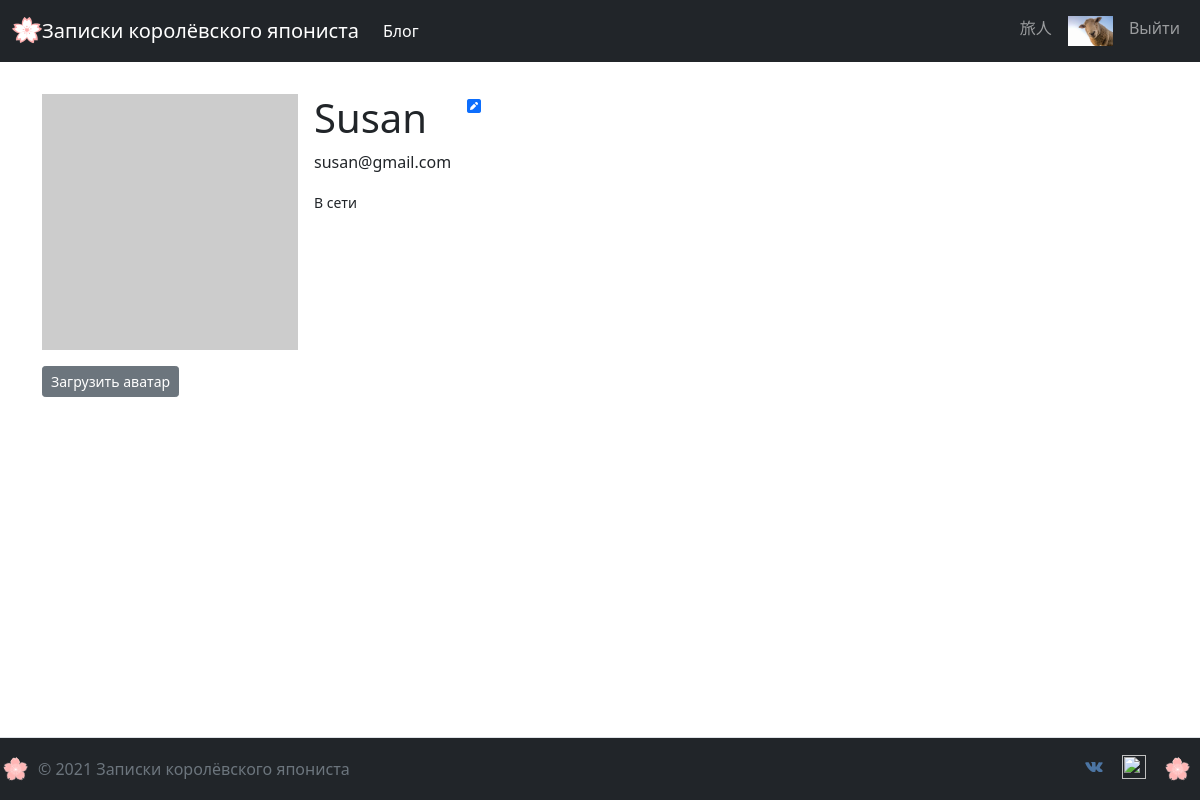
/Susan/profile (signed in), run on the app's committed database.
### app/models.py (models this page shows, shortened)
class User(db.Model, UserMixin):
    id = db.Column(db.Integer, primary_key=True)
    email = db.Column(db.String(50), unique=True)
    username = db.Column(db.String(50), unique=True)
    password = db.Column(db.String(10))
    created_date = db.Column(db.DateTime(timezone=True), default=func.now())
    admin = db.Column(db.Boolean, default=False)
    about_me = db.Column(db.String(140))
    last_seen = db.Column(db.DateTime(timezone=True), default=func.now())
    avatar = db.Column(db.String(50), default=None)
    posts = db.relationship('Post', backref='user')
    comments = db.relationship('Comment', backref='user')
    likes = db.relationship('Like', backref='user')
    def get_avatar(self, size):
        if self.avatar:
            return f'/static/avatars/{self.username}_{self.avatar}'
        else:
            digest = md5(self.email.lower().encode('utf-8')).hexdigest()
            return f'https://www.gravatar.com/avatar/{digest}?d=identicon&s={size}'

### app/views.py (the view)
@views.route('/<username>/profile')
@login_required
def user_profile(username):
    user = User.query.filter_by(username=username).first()
    if not user:
        flash('Пользователя не существует!', category='error')
    return render_template('profile.html', user=user)

### app/views.py (called while the page is built)
@views.before_app_request
def before_request():
    if current_user.is_authenticated:
        current_user.last_seen = datetime.now()
        db.session.commit()

### app/templates/profile.html (shortened to what this page needs)
{% extends 'base.html' %}
{% block content %}
<div class="d-flex justify-content-md-start py-3">
    <img src="{{ user.get_avatar(256) }}" height="auto" width="256">
    <div>
        <div class="d-flex justify-content-md-start ">
            <div>
            <h1 class="px-3">{{ user.username }}</h1>
            <p class="px-3">{{ user.email }}</p>
            </div>
        <div>
            <a href="/{{ user.username }}/edit_profile" role="button" ><i class="fas fa-pen-square"></i></a>
        </div>
        </div>
        <small class="px-3">
            {% if user.is_active %}
                В сети
            {% else %}
                Был в сети: {{ user.last_seen.strftime('%Y.%m.%d %H:%M:%S') }}
            {% endif %}
        </small>
    </div>
</div>
<div>
    <a href="/{{ user.username }}/load_photo" role="button" class="btn btn-sm btn-secondary">Загрузить аватар</a>
</div>
{% endblock %}

### app/templates/base.html (shortened to what this page needs)
<!DOCTYPE html>
<html lang="en">
<head>
    <link href="https://cdn.jsdelivr.net/npm/bootstrap@5.1.0/dist/css/bootstrap.min.css"
          rel="stylesheet"
>
    <link href="{{ url_for('static', filename='styles.css') }}"
            rel="stylesheet"
            type="text/css">
</head>
<body>
    <div class="d-flex flex-column overflow-hidden min-vh-100 vh-100">
    <header class="sticky-top">
    <nav class="navbar navbar-expand-lg navbar-dark bg-dark mb-3" style="background-color: #6f42c1;">
      <div class="container-fluid" >
          <a class="navbar-brand" href="/hello">
          <img src="/static/images/93zGbFI-sakura-blossom-alice-vector.svg" alt="" width="30" height="30" class="d-inline-block align-text-top">Записки королёвского япониста
          </a>
          <div class="navbar-nav">
            <a class="nav-item nav-link active" aria-current="page" href="/home">Блог</a>
          </div>
        <div class="collapse navbar-collapse justify-content-end" id="navbar">
          <div class="navbar-nav">
              {% if user.is_authenticated %}
                <a class="nav-item nav-link">{{ current_user.username }}</a>
                <a class="nav-item nav-link" href="/{{current_user.username}}/profile"><img src="{{ current_user.get_avatar(30) }}" width="auto" height="30"></a>
                <a class="nav-item nav-link" href="/logout">Выйти</a>
              {% else %}
                <a class="nav-item nav-link" href="/login">Войти</a>
                <a class="nav-item nav-link" href="/signup">Зарегистрироваться</a>
              {% endif %}
          </div>
        </div>
      </div>
    </nav>
    </header>
    <main role="main" class="flex-grow-1 overflow-auto flex-fill">
        <div class="container">
            {% block content %}
            {% endblock %}
        </div>
    </main>
    <footer class="d-flex flex-wrap justify-content-between align-items-center py-3 border-top flex-grow-0 sticky-bottom bg-dark">
        <div
        <div class="col-md-4 d-flex align-items-center" >
          <a href="/" class="mb-3 me-2 mb-md-0 text-muted text-decoration-none lh-1">
            <img src="/static/images/009.svg" alt="" width="30" height="30">
          </a>
          <span class="text-muted">© 2021 Записки королёвского япониста</span>
        </div>
        <ul class="nav col-md-4 justify-content-end list-unstyled d-flex">
          <li class="ms-3"><a class="text-muted" href="https://vk.com/vlad.yurkoff"><img src="/static/images/1486147227-social-media-network26_79482.svg" alt="" width="24" height="24" class="d-inline-block align-text-top"></a></li>
          <li class="ms-3"><a class="text-muted" href="https://www.instagram.com/vladislaviurkov72/"><img src="/static/images/Instagram_icon-icons.com_66804.svg" alt="" width="24" height="24" class="d-inline-block align-text-top"></a></li>
          <li class="ms-3"><a href="/" class="mb-3 me-2 mb-md-0 text-muted text-decoration-none lh-1">
            <img src="/static/images/009.svg" alt="" width="30" height="30">
          </a></li>
        </ul>
    </footer>
</div>
</body>
</html>

### data on the page
User: username "旅人", get_avatar (picture)
User: username "Susan", email "susan@gmail.com"
